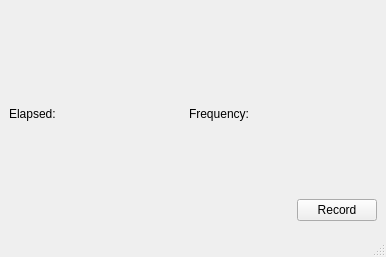
<?xml version="1.0" encoding="UTF-8"?>
<ui version="4.0">
 <class>MainWindow</class>
 <widget class="QMainWindow" name="MainWindow">
  <property name="geometry">
   <rect>
    <x>0</x>
    <y>0</y>
    <width>386</width>
    <height>257</height>
   </rect>
  </property>
  <property name="windowTitle">
   <string>MainWindow</string>
  </property>
  <widget class="QWidget" name="centralwidget">
   <layout class="QGridLayout" name="gridLayout_2">
    <item row="0" column="0">
     <layout class="QVBoxLayout" name="verticalLayout">
      <item>
       <spacer name="verticalSpacer">
        <property name="orientation">
         <enum>Qt::Vertical</enum>
        </property>
        <property name="sizeType">
         <enum>QSizePolicy::Fixed</enum>
        </property>
        <property name="sizeHint" stdset="0">
         <size>
          <width>20</width>
          <height>5</height>
         </size>
        </property>
       </spacer>
      </item>
      <item>
       <layout class="QHBoxLayout" name="horizontalLayout">
        <item>
         <spacer name="horizontalSpacer">
          <property name="orientation">
           <enum>Qt::Horizontal</enum>
          </property>
          <property name="sizeType">
           <enum>QSizePolicy::Fixed</enum>
          </property>
          <property name="sizeHint" stdset="0">
           <size>
            <width>5</width>
            <height>20</height>
           </size>
          </property>
         </spacer>
        </item>
        <item>
         <layout class="QGridLayout" name="PixelGridLayout"/>
        </item>
        <item>
         <spacer name="horizontalSpacer_2">
          <property name="orientation">
           <enum>Qt::Horizontal</enum>
          </property>
          <property name="sizeType">
           <enum>QSizePolicy::Fixed</enum>
          </property>
          <property name="sizeHint" stdset="0">
           <size>
            <width>5</width>
            <height>20</height>
           </size>
          </property>
         </spacer>
        </item>
       </layout>
      </item>
      <item>
       <layout class="QHBoxLayout" name="horizontalLayout_2">
        <item>
         <widget class="QLabel" name="label">
          <property name="text">
           <string>Elapsed: </string>
          </property>
         </widget>
        </item>
        <item>
         <widget class="QLabel" name="ElapsedLabel">
          <property name="text">
           <string/>
          </property>
         </widget>
        </item>
        <item>
         <spacer name="horizontalSpacer_4">
          <property name="orientation">
           <enum>Qt::Horizontal</enum>
          </property>
          <property name="sizeHint" stdset="0">
           <size>
            <width>40</width>
            <height>20</height>
           </size>
          </property>
         </spacer>
        </item>
        <item>
         <widget class="QLabel" name="label_2">
          <property name="text">
           <string>Frequency: </string>
          </property>
         </widget>
        </item>
        <item>
         <widget class="QLabel" name="FrequencyLabel">
          <property name="text">
           <string/>
          </property>
         </widget>
        </item>
        <item>
         <spacer name="horizontalSpacer_3">
          <property name="orientation">
           <enum>Qt::Horizontal</enum>
          </property>
          <property name="sizeHint" stdset="0">
           <size>
            <width>40</width>
            <height>20</height>
           </size>
          </property>
         </spacer>
        </item>
       </layout>
      </item>
      <item>
       <layout class="QHBoxLayout" name="horizontalLayout_3">
        <item>
         <spacer name="horizontalSpacer_5">
          <property name="orientation">
           <enum>Qt::Horizontal</enum>
          </property>
          <property name="sizeHint" stdset="0">
           <size>
            <width>40</width>
            <height>20</height>
           </size>
          </property>
         </spacer>
        </item>
        <item>
         <widget class="QPushButton" name="RecordPushButton">
          <property name="text">
           <string>Record</string>
          </property>
         </widget>
        </item>
       </layout>
      </item>
      <item>
       <spacer name="verticalSpacer_2">
        <property name="orientation">
         <enum>Qt::Vertical</enum>
        </property>
        <property name="sizeType">
         <enum>QSizePolicy::Fixed</enum>
        </property>
        <property name="sizeHint" stdset="0">
         <size>
          <width>20</width>
          <height>5</height>
         </size>
        </property>
       </spacer>
      </item>
     </layout>
    </item>
   </layout>
  </widget>
  <widget class="QMenuBar" name="menubar">
   <property name="geometry">
    <rect>
     <x>0</x>
     <y>0</y>
     <width>386</width>
     <height>17</height>
    </rect>
   </property>
  </widget>
  <widget class="QStatusBar" name="statusbar"/>
 </widget>
 <resources/>
 <connections/>
</ui>
